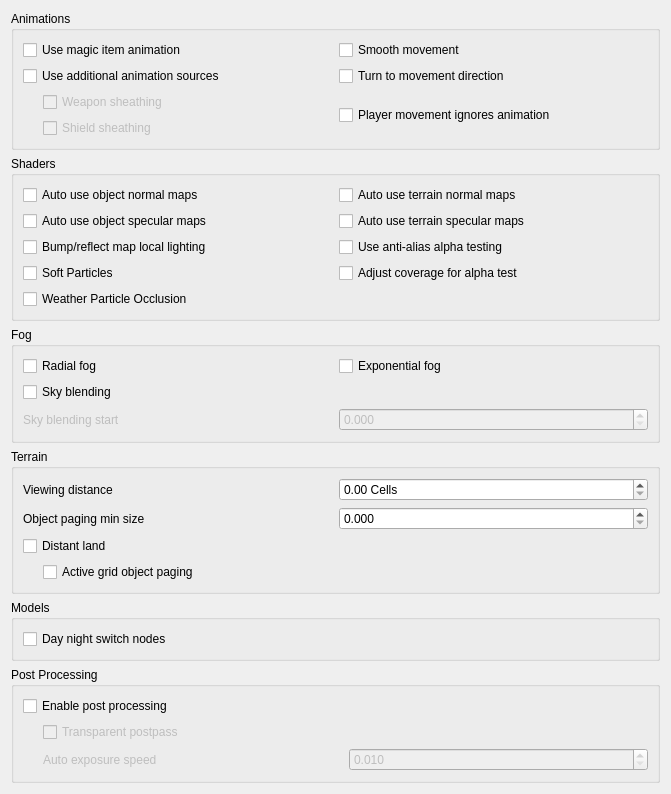
         <widget class="QWidget" name="visualsScrollAreaWidgetContents">
          <property name="geometry">
           <rect>
            <x>0</x>
            <y>0</y>
            <width>671</width>
            <height>774</height>
           </rect>
          </property>
          <layout class="QVBoxLayout" name="verticalLayout">
           <item>
            <widget class="QGroupBox" name="animationsGroup">
             <property name="title">
              <string>Animations</string>
             </property>
             <layout class="QGridLayout" name="animationsLayout">
              <item row="0" column="0">
               <widget class="QCheckBox" name="magicItemAnimationsCheckBox">
                <property name="toolTip">
                 <string>&lt;html&gt;&lt;head/&gt;&lt;body&gt;&lt;p&gt;Use casting animations for magic items, just as for spells.&lt;/p&gt;&lt;/body&gt;&lt;/html&gt;</string>
                </property>
                <property name="text">
                 <string>Use magic item animation</string>
                </property>
               </widget>
              </item>
              <item row="0" column="1">
               <widget class="QCheckBox" name="smoothMovementCheckBox">
                <property name="toolTip">
                 <string>&lt;html&gt;&lt;head/&gt;&lt;body&gt;&lt;p&gt;Makes NPCs and player movement more smooth. Recommended to use with &quot;turn to movement direction&quot; enabled.&lt;/p&gt;&lt;/body&gt;&lt;/html&gt;</string>
                </property>
                <property name="text">
                 <string>Smooth movement</string>
                </property>
               </widget>
              </item>
              <item row="1" column="0">
               <widget class="QCheckBox" name="animSourcesCheckBox">
                <property name="toolTip">
                 <string>&lt;html&gt;&lt;head/&gt;&lt;body&gt;&lt;p&gt;Load per-group KF-files and skeleton files from Animations folder&lt;/p&gt;&lt;/body&gt;&lt;/html&gt;</string>
                </property>
                <property name="text">
                 <string>Use additional animation sources</string>
                </property>
               </widget>
              </item>
              <item row="1" column="1">
               <widget class="QCheckBox" name="turnToMovementDirectionCheckBox">
                <property name="toolTip">
                 <string>&lt;html&gt;&lt;head/&gt;&lt;body&gt;&lt;p&gt;Affects side and diagonal movement. Enabling this setting makes movement more realistic.&lt;/p&gt;&lt;p&gt;If disabled then the whole character's body is pointed to the direction of view. Diagonal movement has no special animation and causes sliding.&lt;/p&gt;&lt;p&gt;If enabled then the character turns lower body to the direction of movement. Upper body is turned partially. Head is always pointed to the direction of view. In combat mode it works only for diagonal movement. In non-combat mode it changes straight right and straight left movement as well. Also turns the whole body up or down when swimming according to the movement direction.&lt;/p&gt;&lt;/body&gt;&lt;/html&gt;</string>
                </property>
                <property name="text">
                 <string>Turn to movement direction</string>
                </property>
               </widget>
              </item>
              <item row="2" column="0">
               <layout class="QVBoxLayout" name="sheathingLayout">
                <property name="leftMargin">
                 <number>20</number>
                </property>
                <item>
                 <widget class="QCheckBox" name="weaponSheathingCheckBox">
                  <property name="enabled">
                   <bool>false</bool>
                  </property>
                  <property name="toolTip">
                   <string>&lt;html&gt;&lt;head/&gt;&lt;body&gt;&lt;p&gt;Render holstered weapons (with quivers and scabbards), requires modded assets.&lt;/p&gt;&lt;/body&gt;&lt;/html&gt;</string>
                  </property>
                  <property name="text">
                   <string>Weapon sheathing</string>
                  </property>
                 </widget>
                </item>
                <item>
                 <widget class="QCheckBox" name="shieldSheathingCheckBox">
                  <property name="enabled">
                   <bool>false</bool>
                  </property>
                  <property name="toolTip">
                   <string>&lt;html&gt;&lt;head/&gt;&lt;body&gt;&lt;p&gt;Render holstered shield, requires modded assets.&lt;/p&gt;&lt;/body&gt;&lt;/html&gt;</string>
                  </property>
                  <property name="text">
                   <string>Shield sheathing</string>
                  </property>
                 </widget>
                </item>
               </layout>
              </item>
              <item row="2" column="1">
               <widget class="QCheckBox" name="playerMovementIgnoresAnimationCheckBox">
                <property name="toolTip">
                 <string>&lt;html&gt;&lt;head/&gt;&lt;body&gt;&lt;p&gt;In third person, the camera will bob along with the movement animations of the player. Enabling this option disables this by having the player character move independently of its animation. This was the default behavior of OpenMW 0.48 and earlier.&lt;/p&gt;&lt;/body&gt;&lt;/html&gt;</string>
                </property>
                <property name="text">
                 <string>Player movement ignores animation</string>
                </property>
               </widget>
              </item>
             </layout>
            </widget>
           </item>
           <item>
            <widget class="QGroupBox" name="shadersGroup">
             <property name="title">
              <string>Shaders</string>
             </property>
             <layout class="QGridLayout" name="shaderLayout">
              <item row="0" column="0">
               <widget class="QCheckBox" name="autoUseObjectNormalMapsCheckBox">
                <property name="toolTip">
                 <string>&lt;html&gt;&lt;head/&gt;&lt;body&gt;&lt;p&gt;If this option is enabled, normal maps are automatically recognized and used if they are named appropriately
                  (see 'normal map pattern', e.g. for a base texture foo.dds, the normal map texture would have to be named foo_n.dds).
                  If this option is disabled, normal maps are only used if they are explicitly listed within the mesh file (.nif or .osg file). Affects objects.&lt;/p&gt;&lt;/body&gt;&lt;/html&gt;</string>
                </property>
                <property name="text">
                 <string>Auto use object normal maps</string>
                </property>
               </widget>
              </item>
              <item row="0" column="1">
               <widget class="QCheckBox" name="autoUseTerrainNormalMapsCheckBox">
                <property name="toolTip">
                 <string>&lt;html&gt;&lt;head/&gt;&lt;body&gt;&lt;p&gt;See 'auto use object normal maps'. Affects terrain.&lt;/p&gt;&lt;/body&gt;&lt;/html&gt;</string>
                </property>
                <property name="text">
                 <string>Auto use terrain normal maps</string>
                </property>
               </widget>
              </item>
              <item row="1" column="0">
               <widget class="QCheckBox" name="autoUseObjectSpecularMapsCheckBox">
                <property name="toolTip">
                 <string>&lt;html&gt;&lt;head/&gt;&lt;body&gt;&lt;p&gt;If this option is enabled, specular maps are automatically recognized and used if they are named appropriately
                  (see 'specular map pattern', e.g. for a base texture foo.dds,
                  the specular map texture would have to be named foo_spec.dds).
                  If this option is disabled, normal maps are only used if they are explicitly listed within the mesh file
                  (.osg file, not supported in .nif files). Affects objects.&lt;/p&gt;&lt;/body&gt;&lt;/html&gt;</string>
                </property>
                <property name="text">
                 <string>Auto use object specular maps</string>
                </property>
               </widget>
              </item>
              <item row="1" column="1">
               <widget class="QCheckBox" name="autoUseTerrainSpecularMapsCheckBox">
                <property name="toolTip">
                 <string>&lt;html&gt;&lt;head/&gt;&lt;body&gt;&lt;p&gt;If a file with pattern 'terrain specular map pattern' exists, use that file as a 'diffuse specular' map. The texture must contain the layer colour in the RGB channel (as usual), and a specular multiplier in the alpha channel.&lt;/p&gt;&lt;/body&gt;&lt;/html&gt;</string>
                </property>
                <property name="text">
                 <string>Auto use terrain specular maps</string>
                </property>
               </widget>
              </item>
              <item row="2" column="0">
               <widget class="QCheckBox" name="bumpMapLocalLightingCheckBox">
                <property name="toolTip">
                 <string>&lt;html&gt;&lt;head/&gt;&lt;body&gt;&lt;p&gt;Normally environment map reflections aren't affected by lighting, which makes environment-mapped (and thus bump-mapped objects) glow in the dark.
                  Morrowind Code Patch includes an option to remedy that by doing environment-mapping before applying lighting, this is the equivalent of that option.
                  Affected objects will use shaders.
                  &lt;/p&gt;&lt;/body&gt;&lt;/html&gt;</string>
                </property>
                <property name="text">
                 <string>Bump/reflect map local lighting</string>
                </property>
               </widget>
              </item>
              <item row="2" column="1">
               <widget class="QCheckBox" name="antialiasAlphaTestCheckBox">
                <property name="toolTip">
                 <string>&lt;html&gt;&lt;head/&gt;&lt;body&gt;&lt;p&gt;Allows MSAA to work with alpha-tested meshes, producing better-looking edges without pixelation. Can negatively impact performance.&lt;/p&gt;&lt;/body&gt;&lt;/html&gt;</string>
                </property>
                <property name="text">
                 <string>Use anti-alias alpha testing</string>
                </property>
               </widget>
              </item>
              <item row="3" column="0">
               <widget class="QCheckBox" name="softParticlesCheckBox">
                <property name="toolTip">
                 <string>&lt;html&gt;&lt;head/&gt;&lt;body&gt;&lt;p&gt;Enables soft particles for particle effects. This technique softens the intersection between individual particles and other opaque geometry by blending between them.&lt;/p&gt;&lt;/body&gt;&lt;/html&gt;</string>
                </property>
                <property name="text">
                 <string>Soft Particles</string>
                </property>
               </widget>
              </item>
              <item row="3" column="1">
               <widget class="QCheckBox" name="adjustCoverageForAlphaTestCheckBox">
                <property name="toolTip">
                 <string>&lt;html&gt;&lt;head/&gt;&lt;body&gt;&lt;p&gt;Simulate coverage-preserving mipmaps to prevent alpha-tested meshes shrinking as they get further away. Will cause meshes whose textures have coverage-preserving mipmaps to grow, though, so refer to mod installation instructions for how to set this.&lt;/p&gt;&lt;/body&gt;&lt;/html&gt;</string>
                </property>
                <property name="text">
                 <string>Adjust coverage for alpha test</string>
                </property>
               </widget>
              </item>
              <item row="4" column="0">
               <widget class="QCheckBox" name="weatherParticleOcclusionCheckBox">
                <property name="toolTip">
                 <string>&lt;html&gt;&lt;head/&gt;&lt;body&gt;&lt;p&gt;EXPERIMENTAL: Stop rain and snow from falling through overhangs and roofs.&lt;/p&gt;&lt;/body&gt;&lt;/html&gt;</string>
                </property>
                <property name="text">
                 <string>Weather Particle Occlusion</string>
                </property>
               </widget>
              </item>
             </layout>
            </widget>
           </item>
           <item>
            <widget class="QGroupBox" name="fogGroup">
             <property name="title">
              <string>Fog</string>
             </property>
             <layout class="QGridLayout" name="fogLayout">
              <item row="0" column="0">
               <widget class="QCheckBox" name="radialFogCheckBox">
                <property name="toolTip">
                 <string>&lt;html&gt;&lt;head/&gt;&lt;body&gt;&lt;p&gt;By default, the fog becomes thicker proportionally to your distance from the clipping plane set at the clipping distance, which causes distortion at the edges of the screen.
                    This setting makes the fog use the actual eye point distance (or so called Euclidean distance) to calculate the fog, which makes the fog look less artificial, especially if you have a wide FOV.&lt;/p&gt;&lt;/body&gt;&lt;/html&gt;</string>
                </property>
                <property name="text">
                 <string>Radial fog</string>
                </property>
               </widget>
              </item>
              <item row="0" column="1">
               <widget class="QCheckBox" name="exponentialFogCheckBox">
                <property name="toolTip">
                 <string>&lt;html&gt;&lt;head/&gt;&lt;body&gt;&lt;p&gt;Use exponential fog formula. By default, linear fog is used.&lt;/p&gt;&lt;/body&gt;&lt;/html&gt;</string>
                </property>
                <property name="text">
                 <string>Exponential fog</string>
                </property>
               </widget>
              </item>
              <item row="1" column="0">
               <widget class="QCheckBox" name="skyBlendingCheckBox">
                <property name="toolTip">
                 <string>&lt;html&gt;&lt;head/&gt;&lt;body&gt;&lt;p&gt;Reduce visibility of clipping plane by blending objects with the sky.&lt;/p&gt;&lt;/body&gt;&lt;/html&gt;</string>
                </property>
                <property name="text">
                 <string>Sky blending</string>
                </property>
               </widget>
              </item>
              <item row="2" column="0">
               <widget class="QLabel" name="skyBlendingStartLabel">
                <property name="enabled">
                 <bool>false</bool>
                </property>
                <property name="toolTip">
                 <string>&lt;html&gt;&lt;head/&gt;&lt;body&gt;&lt;p&gt;The fraction of the maximum distance at which blending with the sky starts.&lt;/p&gt;&lt;/body&gt;&lt;/html&gt;</string>
                </property>
                <property name="text">
                 <string>Sky blending start</string>
                </property>
               </widget>
              </item>
              <item row="2" column="1">
               <widget class="QDoubleSpinBox" name="skyBlendingStartComboBox">
                <property name="enabled">
                 <bool>false</bool>
                </property>
                <property name="decimals">
                 <number>3</number>
                </property>
                <property name="minimum">
                 <double>0.000000000000000</double>
                </property>
                <property name="maximum">
                 <double>1.000000000000000</double>
                </property>
                <property name="singleStep">
                 <double>0.005000000000000</double>
                </property>
               </widget>
              </item>
             </layout>
            </widget>
           </item>
           <item>
            <widget class="QGroupBox" name="terrainGroup">
             <property name="title">
              <string>Terrain</string>
             </property>
             <layout class="QGridLayout" name="terrainLayout">
              <item row="0" column="0">
               <layout class="QHBoxLayout" name="viewingDistanceLayout">
                <item>
                 <widget class="QLabel" name="viewingDistanceLabel">
                  <property name="text">
                   <string>Viewing distance</string>
                  </property>
                 </widget>
                </item>
                <item>
                 <widget class="QDoubleSpinBox" name="viewingDistanceComboBox">
                  <property name="suffix">
                   <string> Cells</string>
                  </property>
                  <property name="minimum">
                   <double>0.000000000000000</double>
                  </property>
                  <property name="singleStep">
                   <double>0.500000000000000</double>
                  </property>
                 </widget>
                </item>
               </layout>
              </item>
              <item row="1" column="0">
               <layout class="QHBoxLayout" name="objectPagingMinSizeLayout">
                <item>
                 <widget class="QLabel" name="objectPagingMinSizeLabel">
                  <property name="toolTip">
                   <string>&lt;html&gt;&lt;head/&gt;&lt;body&gt;&lt;p&gt;Controls how large an object must be to be visible in the scene. The object’s size is divided by its distance to the camera and the result of the division is compared with this value. The smaller this value is, the more objects you will see in the scene.&lt;/p&gt;&lt;/body&gt;&lt;/html&gt;</string>
                  </property>
                  <property name="text">
                   <string>Object paging min size</string>
                  </property>
                 </widget>
                </item>
                <item>
                 <widget class="QDoubleSpinBox" name="objectPagingMinSizeComboBox">
                  <property name="decimals">
                   <number>3</number>
                  </property>
                  <property name="minimum">
                   <double>0.000000000000000</double>
                  </property>
                  <property name="maximum">
                   <double>0.250000000000000</double>
                  </property>
                  <property name="singleStep">
                   <double>0.005000000000000</double>
                  </property>
                 </widget>
                </item>
               </layout>
              </item>
              <item row="2" column="0">
               <widget class="QCheckBox" name="distantLandCheckBox">
                <property name="toolTip">
                 <string>&lt;html&gt;&lt;head/&gt;&lt;body&gt;&lt;p&gt;If true, use paging and LOD algorithms to display the entire terrain. If false, only display terrain of the loaded cells.&lt;/p&gt;&lt;/body&gt;&lt;/html&gt;</string>
                </property>
                <property name="text">
                 <string>Distant land</string>
                </property>
               </widget>
              </item>
              <item row="3" column="0">
               <layout class="QVBoxLayout" name="distantLandLayout">
                <property name="leftMargin">
                 <number>20</number>
                </property>
                <item>
                 <widget class="QCheckBox" name="activeGridObjectPagingCheckBox">
                  <property name="toolTip">
                   <string>&lt;html&gt;&lt;head/&gt;&lt;body&gt;&lt;p&gt;Use object paging for active cells grid.&lt;/p&gt;&lt;/body&gt;&lt;/html&gt;</string>
                  </property>
                  <property name="text">
                   <string>Active grid object paging</string>
                  </property>
                 </widget>
                </item>
               </layout>
              </item>
             </layout>
            </widget>
           </item>
           <item>
            <widget class="QGroupBox" name="miscGroup">
             <property name="title">
              <string>Models</string>
             </property>
             <layout class="QGridLayout" name="miscLayout">
              <item row="0" column="0">
               <widget class="QCheckBox" name="nightDaySwitchesCheckBox">
                <property name="toolTip">
                 <string>&lt;html&gt;&lt;head/&gt;&lt;body&gt;&lt;p&gt;If this setting is true, supporting models will make use of day night switch nodes.&lt;/p&gt;&lt;/body&gt;&lt;/html&gt;</string>
                </property>
                <property name="text">
                 <string>Day night switch nodes</string>
                </property>
               </widget>
              </item>
             </layout>
            </widget>
           </item>
           <item>
            <widget class="QGroupBox" name="postprocessGroup">
             <property name="title">
              <string>Post Processing</string>
             </property>
             <layout class="QGridLayout" name="postprocessLayout">
              <item row="0" column="0">
               <widget class="QCheckBox" name="postprocessEnabledCheckBox">
                <property name="toolTip">
                 <string>&lt;html&gt;&lt;head/&gt;&lt;body&gt;&lt;p&gt;If this setting is true, post processing will be enabled.&lt;/p&gt;&lt;/body&gt;&lt;/html&gt;</string>
                </property>
                <property name="text">
                 <string>Enable post processing</string>
                </property>
               </widget>
              </item>
              <item row="1" column="0">
               <layout class="QVBoxLayout">
                <property name="leftMargin">
                 <number>20</number>
                </property>
                <item>
                 <widget class="QCheckBox" name="postprocessTransparentPostpassCheckBox">
                  <property name="enabled">
                   <bool>false</bool>
                  </property>
                  <property name="toolTip">
                   <string>&lt;html&gt;&lt;head/&gt;&lt;body&gt;&lt;p&gt;Re-render transparent objects with forced alpha clipping.&lt;/p&gt;&lt;/body&gt;&lt;/html&gt;</string>
                  </property>
                  <property name="text">
                   <string>Transparent postpass</string>
                  </property>
                 </widget>
                </item>
                <item>
                 <layout class="QHBoxLayout">
                  <item>
                   <widget class="QLabel" name="postprocessHDRTimeLabel">
                    <property name="enabled">
                     <bool>false</bool>
                    </property>
                    <property name="toolTip">
                     <string>&lt;html&gt;&lt;head/&gt;&lt;body&gt;&lt;p&gt;Controls how much eye adaptation can change from frame to frame. Smaller values makes for slower transitions.&lt;/p&gt;&lt;/body&gt;&lt;/html&gt;</string>
                    </property>
                    <property name="text">
                     <string>Auto exposure speed</string>
                    </property>
                   </widget>
                  </item>
                  <item>
                   <widget class="QDoubleSpinBox" name="postprocessHDRTimeComboBox">
                    <property name="enabled">
                     <bool>false</bool>
                    </property>
                    <property name="decimals">
                     <number>3</number>
                    </property>
                    <property name="minimum">
                     <double>0.010000000000000</double>
                    </property>
                    <property name="maximum">
                     <double>10.000000000000000</double>
                    </property>
                    <property name="singleStep">
                     <double>0.001000000000000</double>
                    </property>
                   </widget>
                  </item>
                 </layout>
                </item>
               </layout>
              </item>
             </layout>
            </widget>
           </item>
           <item>
            <spacer name="verticalSpacer">
             <property name="orientation">
              <enum>Qt::Vertical</enum>
             </property>
             <property name="sizeHint" stdset="0">
              <size>
               <width>20</width>
               <height>40</height>
              </size>
             </property>
            </spacer>
           </item>
          </layout>
         </widget>
